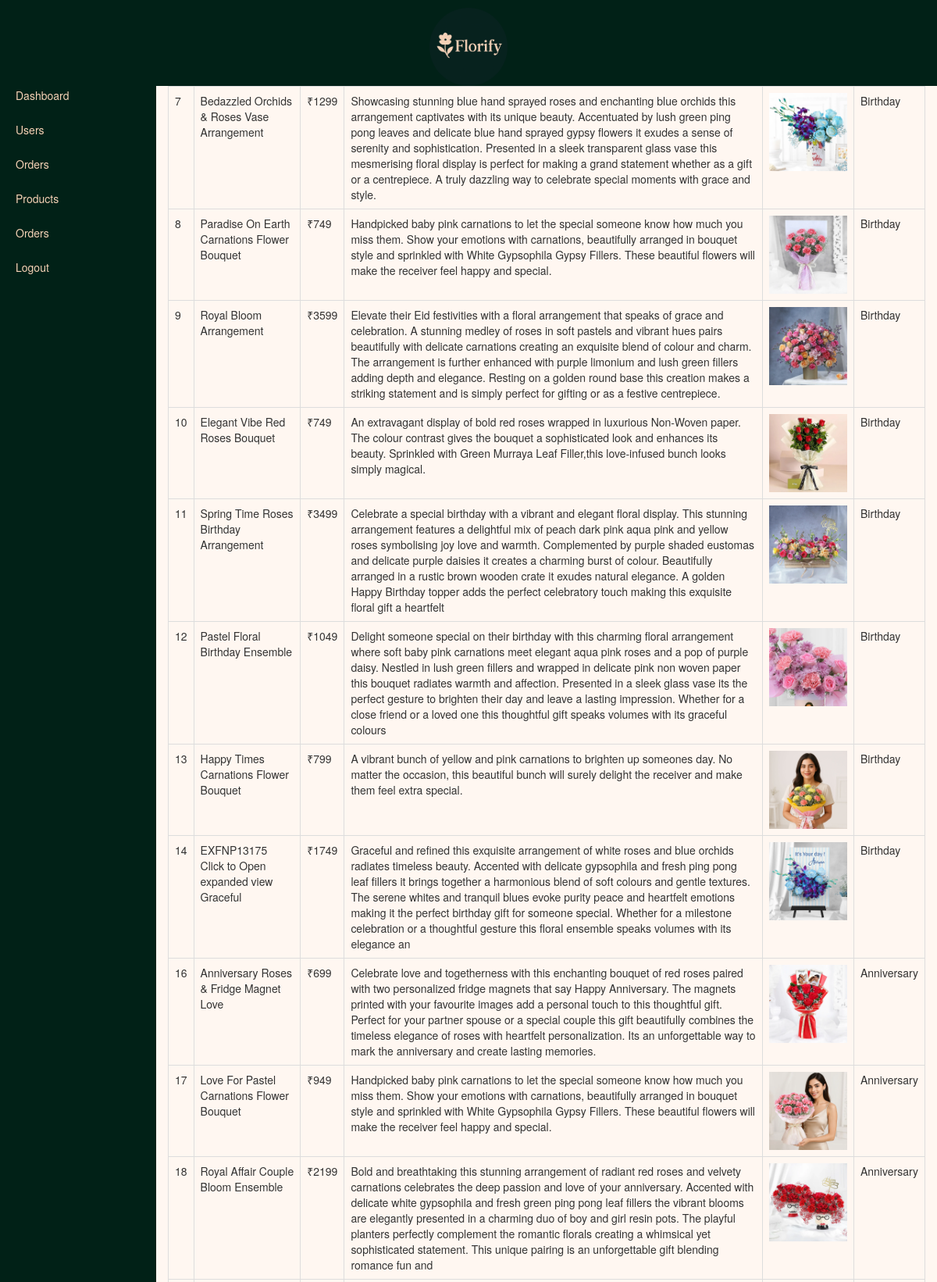
/admin/view_products.php (upper part), run on the app's committed database.
### tables this page shows
CREATE TABLE `products` (
  `product_id` int(11) NOT NULL,
  `product_name` varchar(50) DEFAULT NULL,
  `product_price` int(11) DEFAULT NULL,
  `product_description` varchar(500) DEFAULT NULL,
  `product_image` varchar(200) DEFAULT NULL,
  `product_type` varchar(20) NOT NULL
);

### admin/view_products.php (the view, shortened to what this page needs)
<!DOCTYPE html>
<html lang="en">
<head>
    <link rel="stylesheet" type="text/css" href="bootstrap\css\bootstrap.min.css">
    <link rel="stylesheet" href="css\stylesheet1.css">
</head>
<body style="background-color: #fff7f1">
    <?php
      include_once("header.php");
    ?>
    <?php
        $con = mysqli_connect("localhost","root","","florifydb");
        $qry = "select * from products";
        $result = mysqli_query($con,$qry);
        $destinationPath="/STP25/final_project/";
        echo "<table class= 'table table-bordered width_site'>";
        while($row = mysqli_fetch_array($result)){
            echo "<tr>";
            echo "<td>$row[0]</td>";
            echo "<td>$row[1]</td>";
            echo "<td>&#8377;$row[2]</td>";
            echo "<td>$row[3]</td>";
            echo "<td><img id='product' src='$destinationPath$row[4]'/></td>";
            echo "<td>$row[5]</td>";
            echo "</tr>";
        }
        echo "</table>";
    ?>
        </div>
    </div>
</div>
</body>
</html>

### admin/css/stylesheet1.css (style rules this page uses)
.width_site { width: 100%; }
#product { width: 100px; }

### admin/header.php (style rules this page uses)
body { margin: 0; padding: 0; overflow-x: hidden; }

### data on the page
products: product_id "7", product_name "Bedazzled Orchids & Roses Vase Arrangement", product_price "1299", product_description "Showcasing stunning blue hand sprayed roses and enchanting blue orchids this arrangement captivates with its unique beauty. Accentuated by lush green ping pong leaves and delicate blue hand sprayed gypsy flowers it exudes a sense of serenity and sophistication. Presented in a sleek transparent glass vase this mesmerising floral display is perfect for making a grand statement whether as a gift or a centrepiece. A truly dazzling way to celebrate special moments with grace and style.", product_image (picture), product_type "Birthday"
products: product_id "8", product_name "Paradise On Earth Carnations Flower Bouquet", product_price "749", product_description "Handpicked baby pink carnations to let the special someone know how much you miss them. Show your emotions with carnations, beautifully arranged in bouquet style and sprinkled with White Gypsophila Gypsy Fillers. These beautiful flowers will make the receiver feel happy and special.", product_image (picture), product_type "Birthday"
products: product_id "9", product_name "Royal Bloom Arrangement", product_price "3599", product_description "Elevate their Eid festivities with a floral arrangement that speaks of grace and celebration. A stunning medley of roses in soft pastels and vibrant hues pairs beautifully with delicate carnations creating an exquisite blend of colour and charm. The arrangement is further enhanced with purple limonium and lush green fillers adding depth and elegance. Resting on a golden round base this creation makes a striking statement and is simply perfect for gifting or as a festive centrepiece.", product_image (picture), product_type "Birthday"
products: product_id "10", product_name "Elegant Vibe Red Roses Bouquet", product_price "749", product_description "An extravagant display of bold red roses wrapped in luxurious Non-Woven paper. The colour contrast gives the bouquet a sophisticated look and enhances its beauty. Sprinkled with Green Murraya Leaf Filler,this love-infused bunch looks simply magical.", product_image (picture), product_type "Birthday"
products: product_id "11", product_name "Spring Time Roses Birthday Arrangement", product_price "3499", product_description "Celebrate a special birthday with a vibrant and elegant floral display. This stunning arrangement features a delightful mix of peach dark pink aqua pink and yellow roses symbolising joy love and warmth. Complemented by purple shaded eustomas and delicate purple daisies it creates a charming burst of colour. Beautifully arranged in a rustic brown wooden crate it exudes natural elegance. A golden Happy Birthday topper adds the perfect celebratory touch making this exquisite floral gift a heartfelt", product_image (picture), product_type "Birthday"
products: product_id "12", product_name "Pastel Floral Birthday Ensemble", product_price "1049", product_description "Delight someone special on their birthday with this charming floral arrangement where soft baby pink carnations meet elegant aqua pink roses and a pop of purple daisy. Nestled in lush green fillers and wrapped in delicate pink non woven paper this bouquet radiates warmth and affection. Presented in a sleek glass vase its the perfect gesture to brighten their day and leave a lasting impression. Whether for a close friend or a loved one this thoughtful gift speaks volumes with its graceful colours", product_image (picture), product_type "Birthday"
products: product_id "13", product_name "Happy Times Carnations Flower Bouquet", product_price "799", product_description "A vibrant bunch of yellow and pink carnations to brighten up someones day. No matter the occasion, this beautiful bunch will surely delight the receiver and make them feel extra special.", product_image (picture), product_type "Birthday"
products: product_id "14", product_name "EXFNP13175 Click to Open expanded view Graceful", product_price "1749", product_description "Graceful and refined this exquisite arrangement of white roses and blue orchids radiates timeless beauty. Accented with delicate gypsophila and fresh ping pong leaf fillers it brings together a harmonious blend of soft colours and gentle textures. The serene whites and tranquil blues evoke purity peace and heartfelt emotions making it the perfect birthday gift for someone special. Whether for a milestone celebration or a thoughtful gesture this floral ensemble speaks volumes with its elegance an", product_image (picture), product_type "Birthday"
products: product_id "16", product_name "Anniversary Roses & Fridge Magnet Love", product_price "699", product_description "Celebrate love and togetherness with this enchanting bouquet of red roses paired with two personalized fridge magnets that say Happy Anniversary. The magnets printed with your favourite images add a personal touch to this thoughtful gift. Perfect for your partner spouse or a special couple this gift beautifully combines the timeless elegance of roses with heartfelt personalization. Its an unforgettable way to mark the anniversary and create lasting memories.", product_image (picture), product_type "Anniversary"
products: product_id "17", product_name "Love For Pastel Carnations Flower Bouquet", product_price "949", product_description "Handpicked baby pink carnations to let the special someone know how much you miss them. Show your emotions with carnations, beautifully arranged in bouquet style and sprinkled with White Gypsophila Gypsy Fillers. These beautiful flowers will make the receiver feel happy and special.", product_image (picture), product_type "Anniversary"
products: product_id "18", product_name "Royal Affair Couple Bloom Ensemble", product_price "2199", product_description "Bold and breathtaking this stunning arrangement of radiant red roses and velvety carnations celebrates the deep passion and love of your anniversary. Accented with delicate white gypsophila and fresh green ping pong leaf fillers the vibrant blooms are elegantly presented in a charming duo of boy and girl resin pots. The playful planters perfectly complement the romantic florals creating a whimsical yet sophisticated statement. This unique pairing is an unforgettable gift blending romance fun and", product_image (picture), product_type "Anniversary"
